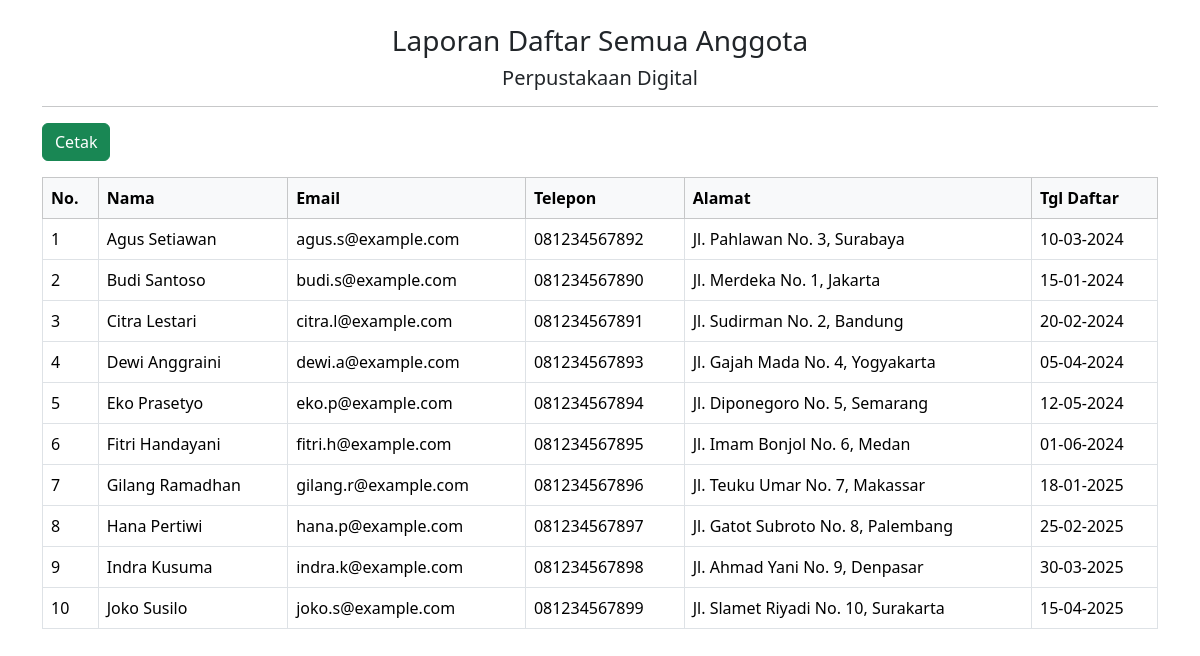
Page /admin/laporan_anggota.php on the committed database.
### tables this page shows
CREATE TABLE `anggota` (
  `id_anggota` int(11) NOT NULL AUTO_INCREMENT,
  `nama` varchar(100) NOT NULL,
  `email` varchar(100) NOT NULL,
  `telepon` varchar(20) NOT NULL,
  `alamat` text DEFAULT NULL,
  `tanggal_daftar` date NOT NULL DEFAULT current_timestamp(),
  PRIMARY KEY (`id_anggota`),
  UNIQUE KEY `email` (`email`)
);

### admin/laporan_anggota.php (the view, shortened to what this page needs)
<?php
require '../koneksi.php';
$sql = "SELECT * FROM anggota ORDER BY nama ASC";
$result = mysqli_query($koneksi, $sql);
?>
<!DOCTYPE html>
<html lang="id">
<head>
    <link href="https://cdn.jsdelivr.net/npm/bootstrap@5.3.3/dist/css/bootstrap.min.css" rel="stylesheet">
</head>
<body>
<div class="container mt-4">
    <div class="text-center"><h3>Laporan Daftar Semua Anggota</h3><h5>Perpustakaan Digital</h5></div><hr>
    <button onclick="window.print()" class="btn btn-success no-print mb-3"><i class="fas fa-print"></i> Cetak</button>
    <table class="table table-bordered">
        <thead class="table-light">
            <tr>
                <th>No.</th><th>Nama</th><th>Email</th><th>Telepon</th><th>Alamat</th><th>Tgl Daftar</th>
            </tr>
        </thead>
        <tbody>
            <?php if (mysqli_num_rows($result) > 0): $no = 1; ?>
                <?php while($data = mysqli_fetch_assoc($result)): ?>
                <tr>
                    <td><?php echo $no++; ?></td>
                    <td><?php echo htmlspecialchars($data['nama']); ?></td>
                    <td><?php echo htmlspecialchars($data['email']); ?></td>
                    <td><?php echo htmlspecialchars($data['telepon']); ?></td>
                    <td><?php echo htmlspecialchars($data['alamat']); ?></td>
                    <td><?php echo date('d-m-Y', strtotime($data['tanggal_daftar'])); ?></td>
                </tr>
                <?php endwhile; ?>
            <?php else: ?>
                <tr><td colspan="6" class="text-center">Tidak ada data.</td></tr>
            <?php endif; ?>
        </tbody>
    </table>
</div>
</body>
</html>

### admin/laporan_anggota.php (style rules this page uses)
body { font-size: 12pt; }

### rows in the picture
anggota: nama "Agus Setiawan", email "agus.s@example.com", telepon "081234567892", alamat "Jl. Pahlawan No. 3, Surabaya", tanggal_daftar "10-03-2024"
anggota: nama "Budi Santoso", email "budi.s@example.com", telepon "081234567890", alamat "Jl. Merdeka No. 1, Jakarta", tanggal_daftar "15-01-2024"
anggota: nama "Citra Lestari", email "citra.l@example.com", telepon "081234567891", alamat "Jl. Sudirman No. 2, Bandung", tanggal_daftar "20-02-2024"
anggota: nama "Dewi Anggraini", email "dewi.a@example.com", telepon "081234567893", alamat "Jl. Gajah Mada No. 4, Yogyakarta", tanggal_daftar "05-04-2024"
anggota: nama "Eko Prasetyo", email "eko.p@example.com", telepon "081234567894", alamat "Jl. Diponegoro No. 5, Semarang", tanggal_daftar "12-05-2024"
anggota: nama "Fitri Handayani", email "fitri.h@example.com", telepon "081234567895", alamat "Jl. Imam Bonjol No. 6, Medan", tanggal_daftar "01-06-2024"
anggota: nama "Gilang Ramadhan", email "gilang.r@example.com", telepon "081234567896", alamat "Jl. Teuku Umar No. 7, Makassar", tanggal_daftar "18-01-2025"
anggota: nama "Hana Pertiwi", email "hana.p@example.com", telepon "081234567897", alamat "Jl. Gatot Subroto No. 8, Palembang", tanggal_daftar "25-02-2025"
anggota: nama "Indra Kusuma", email "indra.k@example.com", telepon "081234567898", alamat "Jl. Ahmad Yani No. 9, Denpasar", tanggal_daftar "30-03-2025"
anggota: nama "Joko Susilo", email "joko.s@example.com", telepon "081234567899", alamat "Jl. Slamet Riyadi No. 10, Surakarta", tanggal_daftar "15-04-2025"
